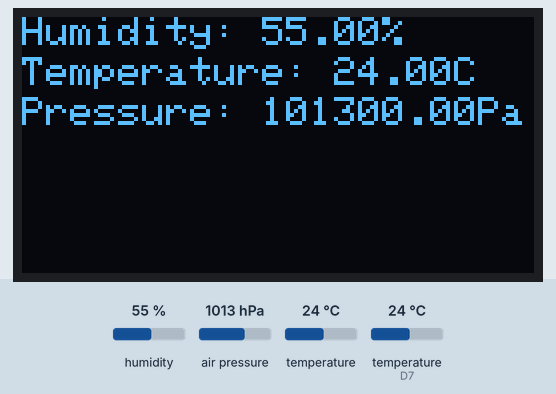
A sketch run on a simulated ESP8266 (NodeMCU). Shown: 128×64 one-colour display. Inputs (shaded band) come from the test bench; at power-on: humidity 55 %, air pressure 1013 hPa, temperature 24 °C, temperature (sensor on D7) 24 °C. WiFi joins after 1.5 s; servers stay silent unless stated; the display library's start-up logo is not drawn; what the sketch prints to the serial monitor is not drawn.

Above: at 2.7 s.

The sketch:

1.Weather_Station.ino
```cpp
#include<ESP8266WiFi.h>
//DHT11
#include<DHT.h>
#include<DHT_u.h>
#define Type DHT11
#define DHTpin D7
DHT HT(DHTpin, Type);

//BMP180
#include<Adafruit_BMP085.h>

//OLED
#include <Wire.h>
#include <Adafruit_GFX.h>
#include <Adafruit_SSD1306.h>
#define OLED_WIDTH 128 // OLED width,  in pixels
#define OLED_HEIGHT 64 // OLED height, in pixels

Adafruit_BMP085 bmp; //Adafruit_BMP085 class as bmp
Adafruit_SSD1306 oled(OLED_WIDTH, OLED_HEIGHT, &Wire, -1);// create an OLED display object connected to I2C
float humidity, tempDH, tempBMP, temp, pressure;

String apiKey = "U9126TNM4GLW9VD4";  // Enter your Write API key from ThingSpeak

const char *ssid = "Galaxy F23 5G FB28";  // Replace with your Wi-Fi SSID
const char *pass = "qwertyuiop";          // Replace with your Wi-Fi password (leave empty if open network)
const char *server = "api.thingspeak.com";
WiFiClient client;

void setup()
{
  Serial.begin(115200);
  delay(10);
  HT.begin();
  bmp.begin();

  if (!oled.begin(SSD1306_SWITCHCAPVCC, 0x3C)) //OLED
  {
    Serial.println(F("Failed to start SSD1306 OLED"));
    while (1);
  }
  oled.display(); //Display logo
  delay(1000);


  Serial.println("Connecting to ");
  Serial.println(ssid);

  WiFi.begin(ssid, pass);

  while (WiFi.status() != WL_CONNECTED) {
    delay(500);
    Serial.println("WIFI not connected");
  }
  Serial.println("WiFi connected");
}

void loop()
{
  oled.clearDisplay();
  temperatureRead();
  oledDisplay();
  connect();
}

void temperatureRead()
{
  humidity = HT.readHumidity();
  tempDH = HT.readTemperature();
  if (!bmp.begin()) {
    Serial.println("BMP180 not detected!");
    tempBMP = 0; // Avoid using uninitialized value
  } else {
    tempBMP = bmp.readTemperature();
    pressure = bmp.readPressure();
  }
  temp = (tempDH + tempBMP) / 2;
}

void connect()
{
  if (client.connect(server, 80))
  {
    String postStr = apiKey;
    postStr += "&field1=";
    postStr += String(humidity);
    postStr += "&field2=";
    postStr += String(temp);
    postStr += "&field3=";
    postStr += String(pressure);
    postStr += "\r\n\r\n";

    client.print("POST /update HTTP/1.1\n");
    client.print("Host: api.thingspeak.com\n");
    client.print("Connection: close\n");
    client.print("X-THINGSPEAKAPIKEY: " + apiKey + "\n");
    client.print("Content-Type: application/x-www-form-urlencoded\n");
    client.print("Content-Length: ");
    client.print(postStr.length());
    client.print("\n\n");
    client.print(postStr);

    Serial.println("Humidity: "+String(humidity)+"%");
    delay(1000);
    Serial.println("Temperature: "+String(temp)+"C");
    delay(1000);
    Serial.println("Pressure: "+String(pressure)+"Pa");
    delay(1000);
    Serial.println("%. Sent to ThingSpeak.");
  }
  client.stop();
  Serial.println("Waiting...");
  Serial.println("-------------------");
  // ThingSpeak requires a minimum 15-second delay between updates
  delay(15000);
}

void oledDisplay()
{
  oled.setTextSize(1);
  oled.setTextColor(WHITE);
  oled.setCursor(0, 0);
  oled.print("Humidity: ");
  oled.print(humidity);
  oled.print("%");
  oled.setCursor(0, 10);
  oled.print("Temperature: ");
  oled.print(temp);
  oled.print("C");
  oled.setCursor(0, 20);
  oled.print("Pressure: ");
  oled.print(pressure);
  oled.print("Pa");
  oled.display();
}
```
